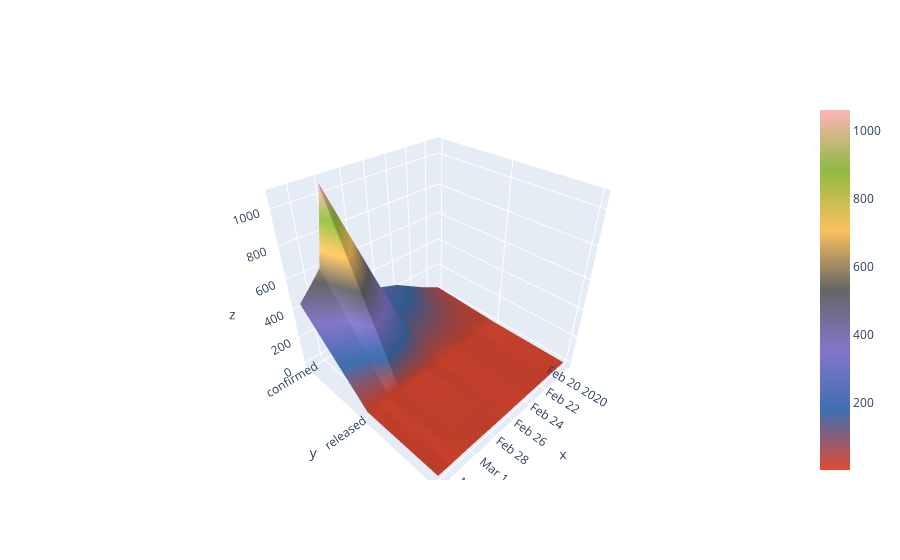

The notebook cell saved with this chart:
### Code cell
cf.set_config_file(theme='ggplot')
data_merged.set_index('date').iplot(kind='surface')

### Figure 1 — Plotly figure (JSON) as saved in the notebook; plotly's stock layout.template omitted (floating-point values rounded to 4 significant figures)
{"data": [{"colorscale": [[0, "rgb(226, 74, 51)"], [0.1667, "rgb(62, 111, 176)"], [0.3333, "rgb(132, 118, 202)"], [0.5, "rgb(101, 101, 101)"], [0.6667, "rgb(251, 193, 94)"], [0.8333, "rgb(142, 186, 66)"], [1, "rgb(255, 181, 184)"]], "type": "surface", "x": ["2020-02-19", "2020-02-21", "2020-02-24", "2020-02-26", "2020-02-27", "2020-03-01", "2020-03-02", "2020-03-03", "2020-03-04"], "y": ["confirmed", "released", "deceased"], "z": [[26, 100, 231, 285, 505, 1062, 600, 516, 438], [4, 1, 4, 2, 4, 1, 3, 2, 2], [1, 1, 2, 1, 1, 3, 3, 1, 3]]}], "layout": {"legend": {"bgcolor": "#FFFFFF", "font": {"color": "#666666"}}, "paper_bgcolor": "#FFFFFF", "plot_bgcolor": "#E5E5E5", "title": {"font": {"color": "#151516"}}, "xaxis": {"gridcolor": "#F6F6F6", "showgrid": true, "tickfont": {"color": "#666666"}, "title": {"font": {"color": "#666666"}, "text": ""}, "zerolinecolor": "#F6F6F6"}, "yaxis": {"gridcolor": "#F6F6F6", "showgrid": true, "tickfont": {"color": "#666666"}, "title": {"font": {"color": "#666666"}, "text": ""}, "zerolinecolor": "#F6F6F6"}}}
